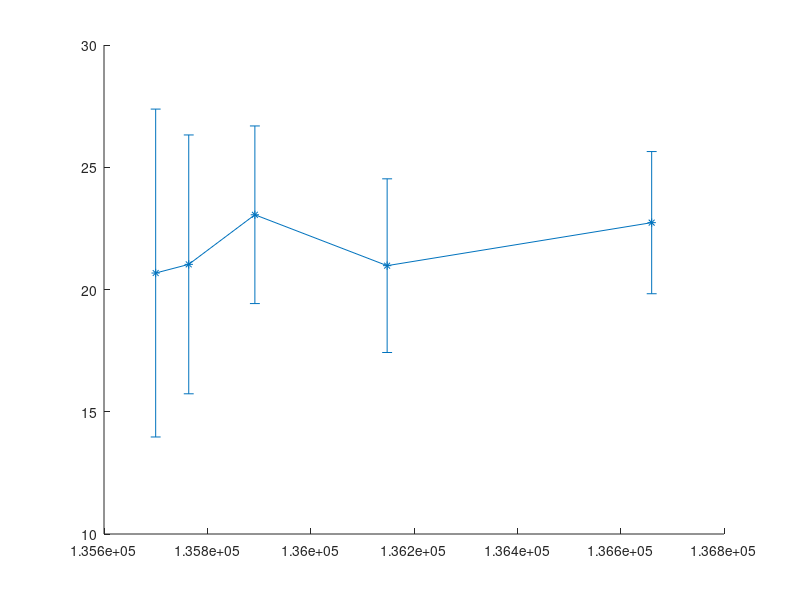

This chart was generated by the following MATLAB code: (Note: this script raises an error after producing the figure.)
lengths = zeros(6, 2);
PSNRs = zeros(10, 6, 2);

lengths(:, 1) = [135668, 136660, 136148, 135892, 135764, 135700];
PSNRs(:, :, 1) = [
      6.1416   21.3906   24.9528   15.8271   16.1758   24.9487
      5.9403   24.9721   24.9808   24.9746   25.0009   14.1796
      6.4215   18.0781   16.6407   24.9907   12.9244   24.9977
      24.9995   24.9759   20.8269   24.9792   11.2044   24.9755
      8.6095   24.9909   15.6723   24.0852   25.0014    9.0782
      24.9515   17.7748   17.6948   24.9955   24.9371    8.6847
      24.9991   24.9667   19.7234   24.9801   24.9931   24.9888
      25.0009   24.9957   24.9965   24.9425   24.9822   24.9239
      7.1469   24.9675   19.2870   24.9980   24.9537   24.9656
      24.9987   20.2333   24.9754   15.7961   20.1046   24.9940
];

lengths(:, 2) = [151808, 152800, 152288, 152032, 151904, 151840];
PSNRs(:, :, 2)= [
      6.2680   24.9991   24.9916   15.9156   12.6967   24.9543
      24.9586   19.6537   15.9073   24.9610   12.7040   13.0963
      25.0015   16.6879   14.3113   16.1551   10.6139    8.8423
      25.0014   23.0168   24.9741   19.1801   10.2901   17.2988
      10.1743   16.8704   25.0017   14.5981   24.9997   14.9582
      7.6722   17.1505   20.7658   24.9793   10.0266   24.9529
      14.7460   23.3922   19.2229   12.4943   14.3816   14.9750
      6.9445   24.9813   25.0015   12.7903   13.1027   24.9951
      9.2309   23.0818   14.4919   16.5200   25.0008   14.3151
      24.9679   20.5032   18.2416   12.0499   13.6214   24.9973
];

vlcRadios = [1, 0];

figure; hold on;
errorbar(lengths(2:end, 1), mean(PSNRs(:, 2:end, 1), 1), std(PSNRs(:, 2:end, 1), 1), '*-', 'LineWidth', 2)
errorbar(lengths(1, 1), mean(PSNRs(:, 1, 1), 1), std(PSNRs(:, 1, 1), 1), '*-', 'LineWidth', 2)
legend(["blockOption = 1~5", "blockOption = 0"])
xlabel('bit stream/bit')
ylabel('PSNR/dB')
title('R-D Graph(H.261 量化，量化参数 50，双符号编码)')
hold off;
grid on;
imwrite(frame2im(getframe(gcf)), "实验记录(数据+图像)\信源信道联合编码\双符号errorbar.png")

figure; hold on;
errorbar(lengths(2:end, 2), mean(PSNRs(:, 2:end, 2), 1), std(PSNRs(:, 2:end, 2), 1), '*-', 'LineWidth', 2)
errorbar(lengths(1, 2), mean(PSNRs(:, 1, 2), 1), std(PSNRs(:, 1, 2), 1), '*-', 'LineWidth', 2)
legend(["blockOption = 1~5", "blockOption = 0"])
xlabel('bit stream/bit')
ylabel('PSNR/dB')
title('R-D Graph(H.261 量化，量化参数 50，单符号编码)')
hold off;
grid on;
imwrite(frame2im(getframe(gcf)), "实验记录(数据+图像)\信源信道联合编码\单符号errorbar.png")
